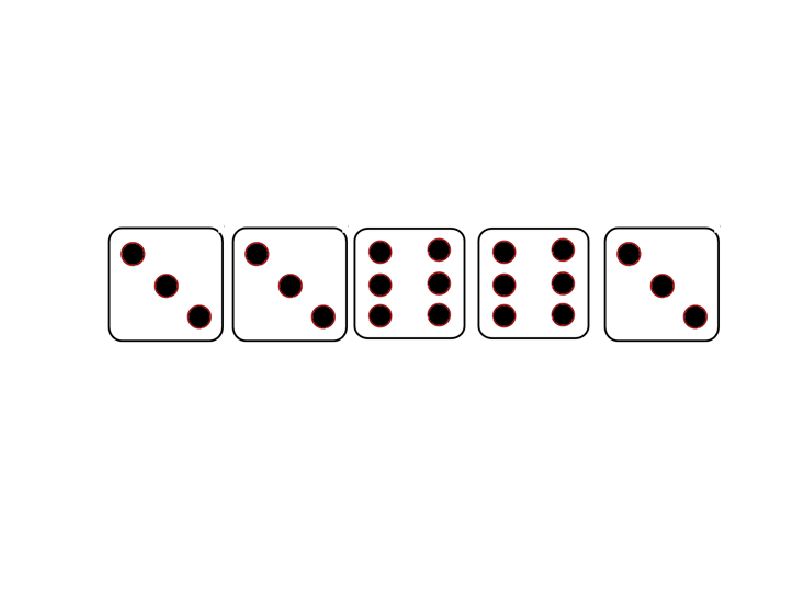

The MATLAB source for this figure:
%% Main File
    %%This is where most of the code will go
load Dice.mat

Yes = 1;
No = 0;


%% This is the main menu Prompt

fprintf('Welcome to yatzee\n')
fprintf('would you like to play?\n')
Menu = input('Yes or No? \n'); 

if Menu == 0
    fprintf ('Have a great day.')
    quit
else
    fprintf('Okay then lets start the game!')
end
    %%just a check for user to confirm start of program

%% This is the first Role

role = randi([1 6], [1 5]);
    %%roles dice using random numbers

imshow([Dice{role}]);
    %%this dispays the role using the Dice.mat file


%% This is the start of the first ReRole

reference = role ;
    %%used for troubleshooting issues in ReRole function
    %%a copy of the original role so i can reference back to the original

rerole = input('Would you like to rerole any dice?\n');

if rerole == 1

    NR1 = input('Would you like to rerole dice 1?  ');
    NR2 = input('Would you like to rerole dice 2?  ');
    NR3 = input('Would you like to rerole dice 3?  ');
    NR4 = input('Would you like to rerole dice 4?  ');
    NR5 = input('Would you like to rerole dice 5?  ');
        %%used for determining what dice need to be rerolled at the request
        %%of the user

    role2 = randi([1 6], [1 5]);
        %%a new random number aray for later use

    if NR1 == 1
        reference(1) = role2(1);
    end

    if NR2 == 1
        reference(2) = role2(2);
    end

    if NR3 == 1
        reference(3) = role2(3);
    end

    if NR4 == 1
        reference(4) = role2(4);
    end

    if NR5 == 1
        reference(5) = role2(5);
    end
        %%based on the users selection these conditional statements replace
        %%the original dice roles with the new coresponding dice values

    imshow([Dice{reference}]);
        %%displays the new dice roll

%% This is the start of the second ReRole

    rerole = input('Would you like to rerole any dice?\n');

    if rerole == 1
        NR1 = input('Would you like to rerole dice 1?  ');
        NR2 = input('Would you like to rerole dice 2?  ');
        NR3 = input('Would you like to rerole dice 3?  ');
        NR4 = input('Would you like to rerole dice 4?  ');
        NR5 = input('Would you like to rerole dice 5?  ');
            %%used for determining what dice need to be rerolled at the request
            %%of the user
        
        role3 = randi([1 6], [1 5]);
            %%a new random number aray for later use
        
        if NR1 == 1
            reference(1) = role3(1);
        end

        if NR2 == 1
            reference(2) = role3(2);
        end

        if NR3 == 1
            reference(3) = role3(3);
        end

        if NR4 == 1
            reference(4) = role3(4);
        end

        if NR5 == 1
            reference(5) = role3(5);
        end
            %%based on the users selection these conditional statements replace
            %%the original dice roles with the new coresponding dice values

        imshow([Dice{reference}]);
            %%displays the new dice roll
            
        fprintf('Time to select your catagory!')
    else
        fprintf('Time to select your catagory!')
    end
else
    fprintf('Time to select your catagory!')
end


%% This is the start of the Upper Section of catagories


